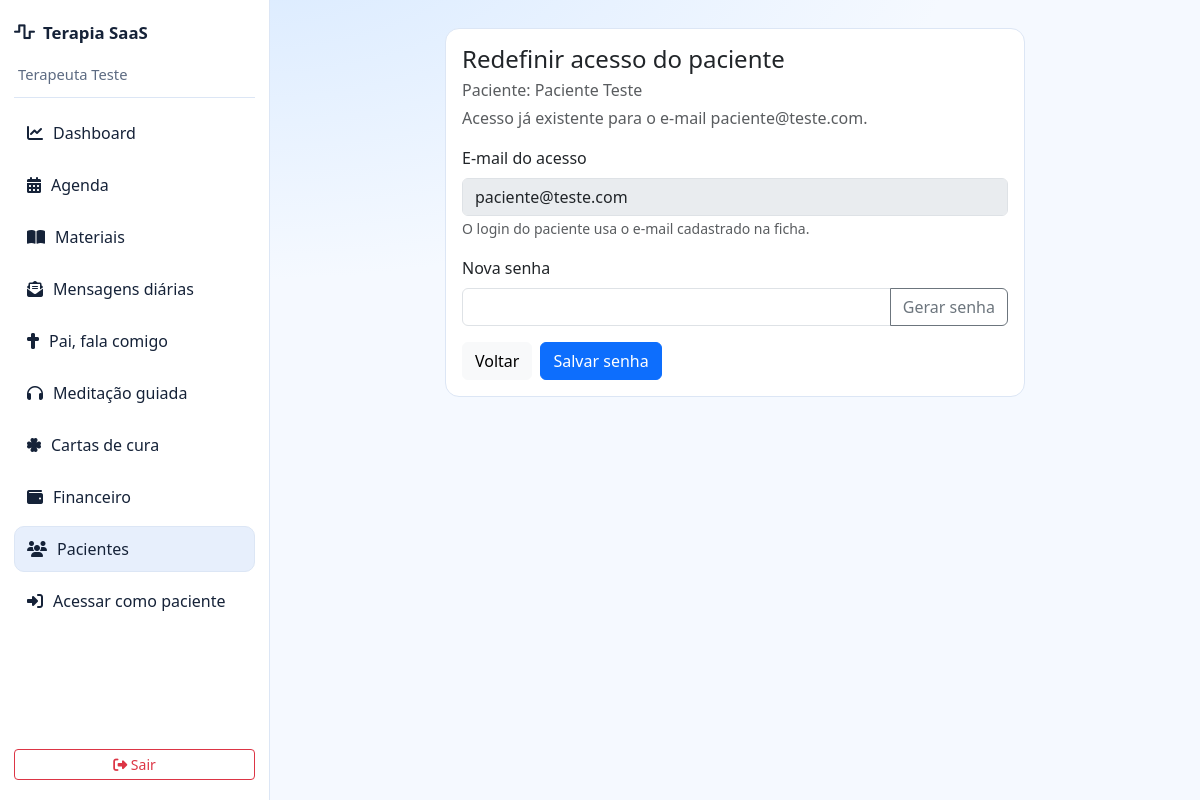
Screenshot of /dashboard.php?action=patients-password&id=1 (signed in) with the database file from the repository.
### tables this page shows
CREATE TABLE IF NOT EXISTS patients (
  id INT AUTO_INCREMENT PRIMARY KEY,
  therapist_id INT NOT NULL,
  name VARCHAR(150) NOT NULL,
  cpf VARCHAR(14) NOT NULL,
  birth_date DATE NULL,
  phone VARCHAR(20) NOT NULL,
  email VARCHAR(150) NULL,
  marital_status VARCHAR(50) NULL,
  children VARCHAR(255) NULL,
  cep VARCHAR(9) NULL,
  address VARCHAR(255) NULL,
  neighborhood VARCHAR(100) NULL,
  city VARCHAR(100) NULL,
  state CHAR(2) NULL,
  depression TINYINT(1) DEFAULT 0,
  anxiety TINYINT(1) DEFAULT 0,
  medical_treatment TEXT NULL,
  alcoholism TINYINT(1) DEFAULT 0,
  drugs TINYINT(1) DEFAULT 0,
  convulsions TINYINT(1) DEFAULT 0,
  smoker TINYINT(1) DEFAULT 0,
  hepatitis TINYINT(1) DEFAULT 0,
  hypertension TINYINT(1) DEFAULT 0,
  diabetes TINYINT(1) DEFAULT 0,
  addictions_json JSON NULL,
  had_therapy TINYINT(1) DEFAULT 0,
  therapy_description TEXT NULL,
  treatment_start_date DATE NULL,
  menstruation TEXT NULL,
  bowel TEXT NULL,
  main_complaint TEXT NULL,
  review_status ENUM('pending_review','approved') DEFAULT 'approved',
  approved_at DATETIME NULL,
  status ENUM('active','inactive') DEFAULT 'active',
  created_at DATETIME DEFAULT CURRENT_TIMESTAMP,
  updated_at DATETIME DEFAULT CURRENT_TIMESTAMP ON UPDATE CURRENT_TIMESTAMP,
  INDEX idx_patients_therapist(therapist_id),
  FOREIGN KEY (therapist_id) REFERENCES users(id) ON DELETE CASCADE
);

CREATE TABLE IF NOT EXISTS users (
  id INT AUTO_INCREMENT PRIMARY KEY,
  name VARCHAR(150) NOT NULL,
  cpf VARCHAR(14) NULL,
  phone VARCHAR(20) NULL,
  email VARCHAR(150) NOT NULL UNIQUE,
  password VARCHAR(255) NOT NULL,
  role ENUM('super_admin','therapist','patient') NOT NULL,
  therapist_id INT NULL,
  patient_id INT NULL,
  plan_type VARCHAR(30) NULL,
  company_logo_name VARCHAR(255) NULL,
  company_logo_path VARCHAR(500) NULL,
  status ENUM('active','inactive') DEFAULT 'active',
  created_at DATETIME DEFAULT CURRENT_TIMESTAMP,
  updated_at DATETIME DEFAULT CURRENT_TIMESTAMP ON UPDATE CURRENT_TIMESTAMP,
  INDEX idx_users_role(role)
);

### classes/Controller.php (called while the page is built, shortened)
<?php
abstract class Controller
{
    protected function view(string $view, array $data = []): void
    {
        $file = dirname(__DIR__) . '/app/views/' . $view . '.php';
        extract($data);
        require $file;
    }
}

### app/controllers/TherapistController.php (called while the page is built, shortened)
<?php
class TherapistController extends Controller
{
    private Patient $patientModel;
    private User $userModel;
    public function __construct()
    {
        $this->patientModel = new Patient();
        $this->userModel = new User();
    }
    public function passwordPatient(): void
    {
        $therapistId = (int) Auth::id();
        $patientId = (int) ($_GET['id'] ?? 0);
        $patient = $this->patientModel->findByTherapistAndId($therapistId, $patientId);
        $patientAccess = $this->userModel->findPatientAccessByTherapistAndPatient($therapistId, $patientId);
        $this->view('therapist/patients/password', [
            'appUrl' => Config::get('APP_URL', ''),
            'patient' => $patient,
            'patientAccess' => $patientAccess,
        ]);
    }
}

### config/Config.php (called while the page is built, shortened)
<?php
class Config
{
    public static function get(string $key, mixed $default = null): mixed
    {
        return $_ENV[$key] ?? $default;
    }
}

### config/Database.php (called while the page is built, shortened)
<?php
class Database
{
    private static ?Database $instance = null;
    private PDO $connection;
    private function __construct()
    {
        $host = Config::get('DB_HOST', '127.0.0.1');
        $port = Config::get('DB_PORT', '3306');
        $db = Config::get('DB_DATABASE', 'terapia');
        $user = Config::get('DB_USERNAME', 'root');
        $pass = Config::get('DB_PASSWORD', '');
        $charset = Config::get('DB_CHARSET', 'utf8mb4');
        $dsn = "mysql:host={$host};port={$port};dbname={$db};charset={$charset}";
        try {
            $this->connection = new PDO($dsn, $user, $pass, [
                PDO::ATTR_ERRMODE => PDO::ERRMODE_EXCEPTION,
                PDO::ATTR_DEFAULT_FETCH_MODE => PDO::FETCH_ASSOC,
                PDO::ATTR_EMULATE_PREPARES => false,
            ]);
        } catch (PDOException $e) {
            throw new \RuntimeException('Falha de conexao com banco: ' . $e->getMessage());
        }
    }
    public static function getInstance(): self
    {
        if (!self::$instance) {
            self::$instance = new self();
        }
        return self::$instance;
    }
    public function getConnection(): PDO
    {
        return $this->connection;
    }
    public function query(string $sql, array $params = []): \PDOStatement|false
    {
        try {
            $stmt = $this->connection->prepare($sql);
            $stmt->execute($params);
            return $stmt;
        } catch (PDOException $e) {
            error_log('[DB] ' . $e->getMessage());
            return false;
        }
    }
}

### helpers/Auth.php (called while the page is built, shortened)
<?php
class Auth
{
    public static function id(): ?int
    {
        return isset($_SESSION['user_id']) ? (int) $_SESSION['user_id'] : null;
    }
}

### classes/Model.php (called while the page is built, shortened)
<?php
abstract class Model
{
    protected function query(string $sql, array $params = []): \PDOStatement|false
    {
        return Database::getInstance()->query($sql, $params);
    }
}

### app/models/Patient.php (called while the page is built, shortened)
<?php
class Patient extends Model
{
    public function findByTherapistAndId(int $therapistId, int $patientId): ?array
    {
        $stmt = $this->query('SELECT * FROM patients WHERE therapist_id = ? AND id = ? LIMIT 1', [$therapistId, $patientId]);
        $row = $stmt->fetch();
        return $row ?: null;
    }
}

### app/models/User.php (called while the page is built, shortened)
<?php
class User extends Model
{
    public function findPatientAccessByTherapistAndPatient(int $therapistId, int $patientId): ?array
    {
        $stmt = $this->query(
            "SELECT * FROM users WHERE role = 'patient' AND therapist_id = ? AND patient_id = ? LIMIT 1",
            [$therapistId, $patientId]
        );
        $row = $stmt->fetch();
        return $row ?: null;
    }
}

### app/views/therapist/patients/password.php (the view, shortened to what this page needs)
<?php $title = 'Acesso do Paciente'; include __DIR__ . '/../../partials/header.php'; include __DIR__ . '/../../partials/nav.php'; ?>
<div class="container page-wrap">
  <div class="row justify-content-center">
    <div class="col-lg-8">
      <div class="card">
        <div class="card-body">
          <h4 class="mb-1">Redefinir acesso do paciente</h4>
          <p class="text-muted mb-1">Paciente: <?php echo htmlspecialchars((string) $patient['name']); ?></p>
          <p class="text-muted mb-3">
            <?php if (!empty($patientAccess)): ?>
              Acesso já existente para o e-mail <?php echo htmlspecialchars((string) ($patientAccess['email'] ?? '-')); ?>.
            <?php else: ?>
              Este paciente ainda não possui acesso criado. Ao salvar a senha, o acesso será criado.
            <?php endif; ?>
          </p>
          <form id="patientPasswordForm" action="<?php echo $appUrl; ?>/dashboard.php?action=patients-password-update" method="POST">
            <div class="row g-3">
              <div class="col-12">
                <label class="form-label">E-mail do acesso</label>
                <input class="form-control" value="<?php echo htmlspecialchars((string) ($patient['email'] ?? '')); ?>" disabled>
                <small class="text-muted">O login do paciente usa o e-mail cadastrado na ficha.</small>
              </div>
              <div class="col-12">
                <label class="form-label">Nova senha</label>
                <div class="input-group">
                  <input class="form-control" id="pwd" name="password" required>
                  <button class="btn btn-outline-secondary" type="button" id="btnPwd">Gerar senha</button>
                </div>
              </div>
            </div>
            <div class="mt-3 d-flex gap-2">
              <a class="btn btn-light" href="<?php echo $appUrl; ?>/dashboard.php?action=patients">Voltar</a>
              <button class="btn btn-primary" type="submit">Salvar senha</button>
            </div>
          </form>
        </div>
      </div>
    </div>
  </div>
</div>
<?php include __DIR__ . '/../../partials/footer.php'; ?>

### public/css/app.css (style rules this page uses)
:root { --bg-main: #f5f9ff; --bg-panel: #ffffff; --text-main: #152238; --text-soft: #5d6b82; --line: #dce6f5; --accent: #1363df; --accent-soft: #8ec5ff; --sidebar-bg: #ffffff; }
* { box-sizing: border-box; }
body.app-body { margin: 0; background: radial-gradient(1200px 600px at 20% -10%, #d7e9ff 0%, transparent 60%), var(--bg-main); color: var(--text-main); font-family: "Segoe UI", "Helvetica Neue", sans-serif; }
.card { border: 1px solid var(--line); background: var(--bg-panel); border-radius: 14px; }
.page-wrap { padding: 4px 0 36px; }

### rows the page displays
patients: name "Paciente Teste", email "paciente@teste.com"
users: email "paciente@teste.com"

### other values shown
$displayName "Terapeuta Teste"
